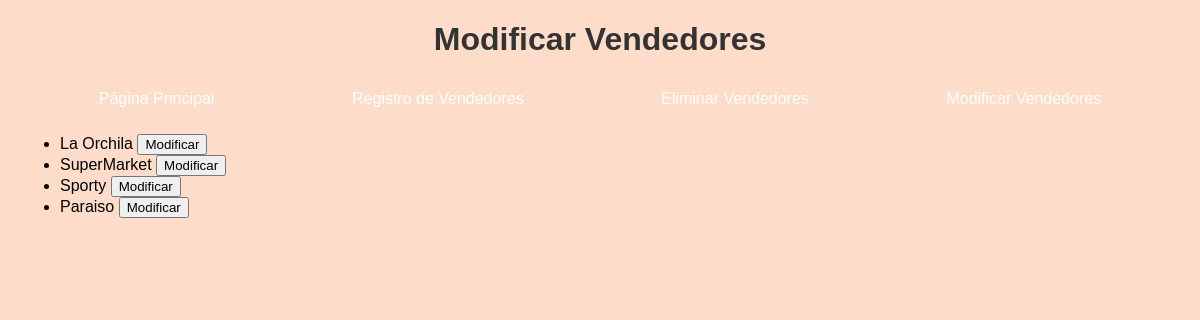
The app's page /ANTIGUO/modificarANTIGUo.php with its own data.
### tables this page shows
CREATE TABLE `vendedores` (
  `id` int(11) NOT NULL,
  `nombre` varchar(100) NOT NULL,
  `email` varchar(100) NOT NULL,
  `telefono` varchar(15) NOT NULL,
  `descripcion` text DEFAULT NULL,
  `imagen_perfil` varchar(255) NOT NULL,
  `pagina` varchar(100) NOT NULL,
  `fecha_registro` timestamp NOT NULL DEFAULT current_timestamp()
);

### ANTIGUO/modificarANTIGUo.php (the view, shortened to what this page needs)
<?php
$conn = new Conecta();
$cnn = $conn->conectarDB();
$result = $cnn->query("SELECT id, nombre FROM vendedores");
$vendedores = $result->fetch_all(MYSQLI_ASSOC);
?>
<!DOCTYPE html>
<html lang="es">
<head>
    <link rel="stylesheet" href="css/styles.css">
    <link rel="stylesheet" href="css/nav.css">
</head>
<body>
<h1>Modificar Vendedores</h1>
    <nav>
        <ul>
            <li><a href="index.php">Página Principal</a></li>
            <li><a href="registro.php">Registro de Vendedores</a></li>
            <li><a href="eliminar.php">Eliminar Vendedores</a></li>
            <li><a href="modificar.php">Modificar Vendedores</a></li>
        </ul>
    </nav>
    <ul>
        <?php foreach ($vendedores as $vendedor): ?>
            <li>
                <?php echo htmlspecialchars($vendedor['nombre']); ?>
                <form method="GET" action="modificar_vendedor.php" style="display:inline;">
                    <button type="submit">Modificar</button>
                </form>
            </li>
        <?php endforeach; ?>
    </ul>
</body>
</html>

### css/styles.css (style rules this page uses)
body { font-family: Arial, sans-serif; margin: 20px; padding: 0; background-color: #fdddca; }
h1 { color: #333; text-align: center; }
a { color: #007bff; text-decoration: none; }
nav { background-color: #fca699; padding: 15px; }
nav ul { list-style: none; display: flex; justify-content: space-around; margin: 0; padding: 0; }
nav ul li { display: inline; }
nav ul li a { color: white; text-decoration: none; padding: 5px 10px; }

### ANTIGUO/nav.css (style rules this page uses)
nav { background-color: #fdddca; padding: 10px; }
nav ul { list-style: none; display: flex; justify-content: space-around; margin: 0; padding: 0; }
nav ul li { display: inline; }
nav ul li a { color: white; text-decoration: none; padding: 5px 10px; }

### records on screen
vendedores: nombre "La Orchila"
vendedores: nombre "SuperMarket"
vendedores: nombre "Sporty"
vendedores: nombre "Paraiso"
